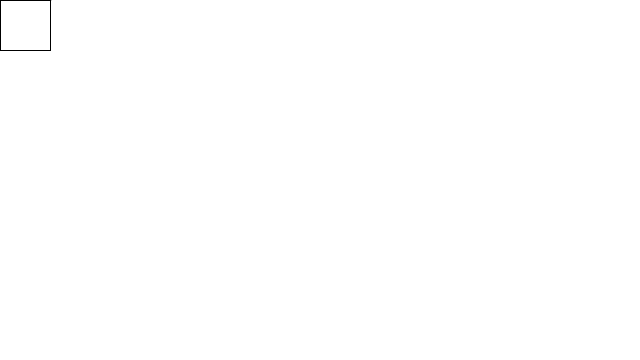
Frame 1 (no input)
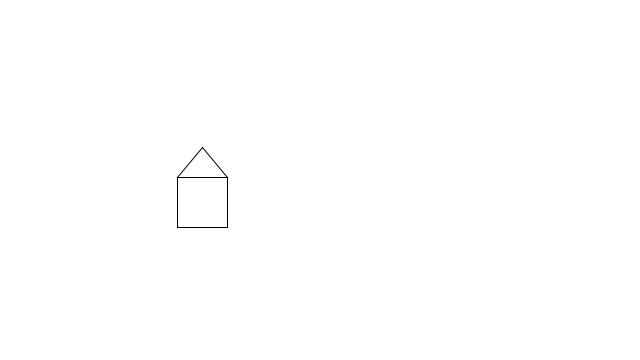
Frame 60 (the mouse pressed at the canvas centre just before this capture)
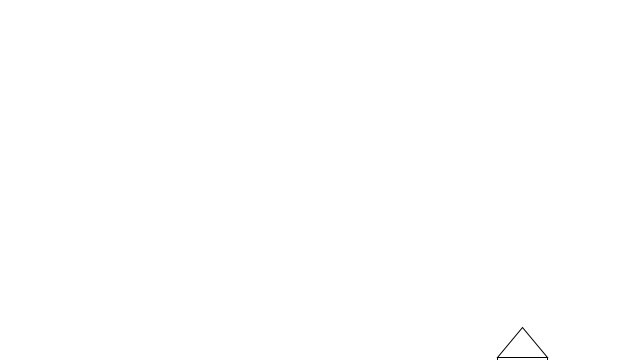
Frame 120 (the mouse held since frame 60 and released just before this capture)

The Processing sketch that drew these frames (run headless with seeded random() and noise(); from frame 60 on, the mouse is pressed at the canvas centre):

// Processing sketch: Code4_ComplexShapeClass
// ── Code4_ComplexShapeClass.pde
class House {
  int positionX;
  int positionY;
  // create a house at a position
  House(int startX, int startY) {
     positionX = startX;
     positionY = startY;
  }
  
  void draw() {
   // draw a rectangle with top left corner at x,y
   rect(positionX,positionY, 50, 50);
   
   // draw a triangle on top of the rectangle
   triangle(
         positionX,positionY,           // the first point should be at the left corner of the house
         positionX+50,positionY,        // the second point should be at the right corner of the house
         positionX+25, positionY - 30); // the last point is above the middle of the house 
  }
  
  // change the position by a bit
  void update() {
    positionX = positionX + 3;
    positionY = positionY + 3;
  }
  
}

void mousePressed() {
   house = new House(mouseX, mouseY); 
  
}

// We want to store a house;
House house;
void setup() {
  //set the size once
   size(640, 360);
   
   // create a new house
   house = new House(0,0);
}


void draw() {
  
  // clear the screen
  background(255);
  
  // draw the house at the position we have stored.
  house.draw();
  // change the position by a bit
  house.update();
}
